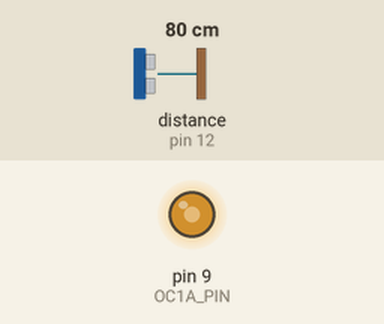
This sketch was run on a simulated Arduino Uno, built with avr-gcc and run on an emulated ATmega328P. Shown: output pins drawn as LEDs (lit = HIGH). Wiring (inferred from the names in the program): ultrasonic range finder: trigger pin 11; echo pin 12. The test bench sets the inputs (shaded band); at power-on: distance to the obstacle (sensor on pin 12) 80 cm. The echo pulse lasts 58.3 µs per cm; pins used as bus, display or sensor lines are not drawn; what the sketch prints to the serial monitor is not drawn.

Above: at 0.1 s.
Timing chart, 0 to 1.6 s (numbered marks = the images above):
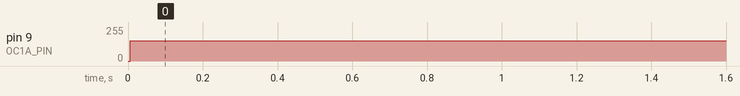

The sketch:

cod_arduino.ino
```cpp
#include "ArduPID.h"

ArduPID myController;

double setpoint = 20; // Distanta dorita a mingii de ping-pong, in pratica din cauza aproximarilor, distanta reala= setpoint+7, deci aici e 27
double input;
double output;
double p = 1.21;//2.2; // Ajustarea parametrului P
double i = 0.39;//0.1; // Ajustarea parametrului I
double d = 0.05;//0.6; // Ajustarea parametrului D

const byte OC1A_PIN = 9; // Pinul pentru controlul ventilatorului
const byte OC1B_PIN = 10; // Alt pin pentru controlul ventilatorului

const int trigPin = 11; // Pinul pentru trimiterea semnalului ultrasunetelor
const int echoPin = 12; // Pinul pentru recepționarea semnalului ultrasunetelor

long duration;
int distance;

const word  PWM_FREQ_HZ = 25000;
const word TCNT1_TOP = 16000000/(2*PWM_FREQ_HZ);

void setup() {
  pinMode(OC1A_PIN, OUTPUT);
  pinMode(A0, INPUT);

  TCCR1A = 0;
  TCCR1B = 0;
  TCNT1  = 0;

  TCCR1A |= (1 << COM1A1)  | (1 << WGM11);
  TCCR1B |= (1 << WGM13) | (1 << CS10);
  ICR1 = TCNT1_TOP;

  myController.begin(&input, &output, &setpoint, p, i, d);
  myController.setOutputLimits(20, 60);
  myController.setBias(40);

  pinMode(trigPin, OUTPUT);
  pinMode(echoPin, INPUT);
  Serial.begin(9600);
}

void loop() {
  digitalWrite(trigPin, LOW);
  delayMicroseconds(2);
  digitalWrite(trigPin, HIGH);
  delayMicroseconds(10);
  digitalWrite(trigPin, LOW);
  duration = pulseIn(echoPin, HIGH);
  //Serial.println(duration);
  distance = duration * 0.034 / 2;

  input = distance;
  Serial.println(input);
  myController.compute();
  setPwmDuty(output);

  //Serial.println(output);
}

void setPwmDuty(byte duty) {
  OCR1A = (word) (duty*TCNT1_TOP)/100;
}
```

Measured:
- by itself, pin 9 (OC1A_PIN): 0/255 → 153/255 at 0.01 s
